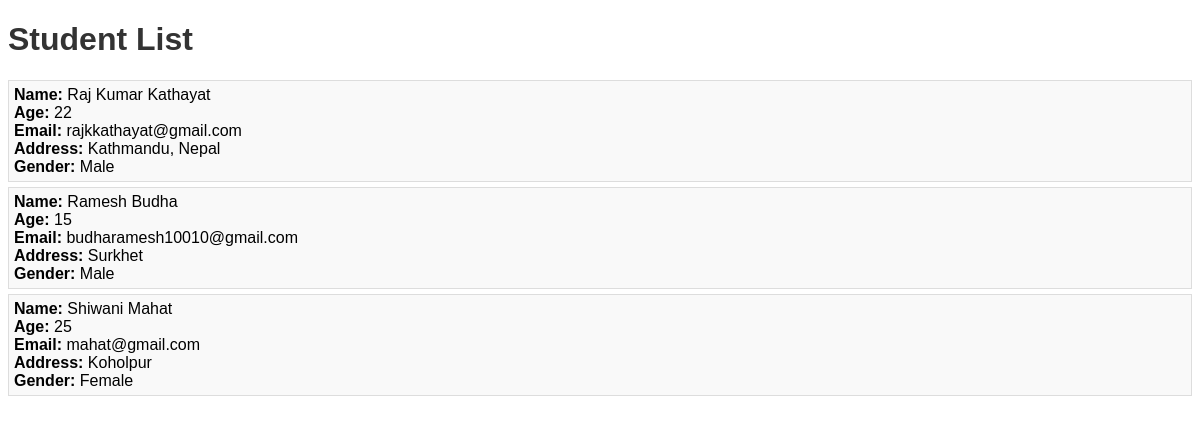
The page /students/ on the database its author committed.
### Students/models.py (models this page shows, shortened)
class Student(models.Model):
    GENDER_CHOICES = (
        ('M', 'Male'),
        ('F', 'Female'),
        ('O', 'Other'),
    )
    name = models.CharField(max_length=200)
    age = models.IntegerField()
    address = models.CharField(max_length=300, null=True)  # new field for address
    gender = models.CharField(max_length=1, choices=GENDER_CHOICES, null=True)  # new field for gender
    email = models.EmailField(max_length=100)

### Students/views.py (the view)
# urls.py: path('', views.student_list, name='student_list'),
def student_list(request):
    students = Student.objects.all()
    return render(request, 'Students/student_list.html', {'students': students})

### Students/templates/students/student_list.html (shortened to what this page needs)
<!DOCTYPE html>
<html>
<head>
</head>
<body>
    <h1>Student List</h1>
    <ul>
    {% for student in students %}
        <li>
            <strong>Name:</strong> {{ student.name }}<br>
            <strong>Age:</strong> {{ student.age }}<br>
            <strong>Email:</strong> {{ student.email }}<br>
            <strong>Address:</strong> {{ student.address }}<br>
            <strong>Gender:</strong> {{ student.get_gender_display }}
        </li>
    {% endfor %}
    </ul>
</body>
</html>

### Students/templates/students/student_list.html (style rules this page uses)
body { font-family: Arial, sans-serif; }
h1 { color: #333; }
ul { list-style-type: none; padding: 0; }
li { margin: 5px 0; padding: 5px; border: 1px solid #ddd; background-color: #f9f9f9; }

### rows shown on the page
Student: name "Raj Kumar Kathayat", age "22", email "rajkkathayat@gmail.com", address "Kathmandu, Nepal", gender "Male"
Student: name "Ramesh Budha", age "15", email "budharamesh10010@gmail.com", address "Surkhet", gender "Male"
Student: name "Shiwani Mahat", age "25", email "mahat@gmail.com", address "Koholpur", gender "Female"
